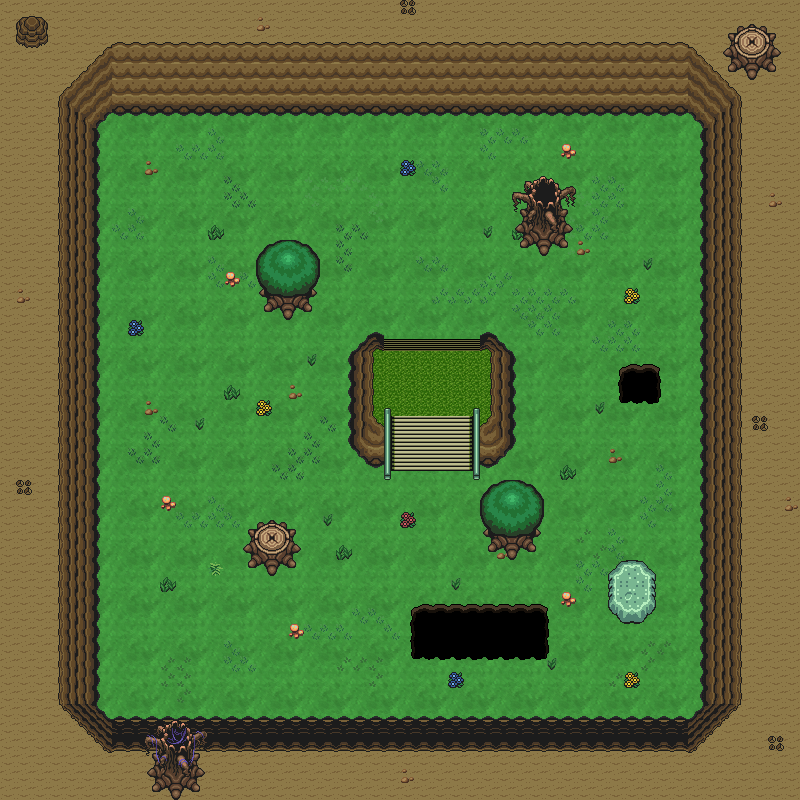

This is a level from a 2D game, rendered from its Tiled map with the project's own tilesets. A one-line summary and the map file follow, with tile-layer data summarised:
An orthogonal 50x50 tile map with 16x16 px tiles, 9 tile layers (ground 0, ground 1, wall 1, wall 2, ...), 3 hidden layers not drawn, 9 tilesets.

<map version="1.0" orientation="orthogonal" width="50" height="50" tilewidth="16" tileheight="16">
 <tileset firstgid="1" name="1" tilewidth="16" tileheight="16">
  <image source="../../../tileset/v1.1/1.png" width="800" height="800" />
 </tileset>
 <tileset firstgid="2501" name="2" tilewidth="16" tileheight="16">
  <image source="../../../tileset/v1.1/2.png" width="800" height="800" />
 </tileset>
 <tileset firstgid="5001" name="3" tilewidth="16" tileheight="16">
  <image source="../../../tileset/v1.1/3.png" width="800" height="800" />
 </tileset>
 <tileset firstgid="7501" name="4" tilewidth="16" tileheight="16">
  <image source="../../../tileset/v1.1/4.png" width="800" height="800" />
 </tileset>
 <tileset firstgid="10001" name="5" tilewidth="16" tileheight="16">
  <image source="../../../tileset/v1.1/5.png" width="800" height="800" />
 </tileset>
 <tileset firstgid="12501" name="6" tilewidth="16" tileheight="16">
  <image source="../../../tileset/v1.1/6.png" width="800" height="800" />
 </tileset>
 <tileset firstgid="15001" name="7" tilewidth="16" tileheight="16">
  <image source="../../../tileset/v1.1/7.png" width="800" height="800" />
 </tileset>
 <tileset firstgid="17501" name="8" tilewidth="16" tileheight="16">
  <image source="../../../tileset/v1.1/8.png" width="800" height="800" />
 </tileset>
 <tileset firstgid="20001" name="9" tilewidth="16" tileheight="16">
  <image source="../../../tileset/v1.1/9.png" width="800" height="800" />
 </tileset>
 <layer name="ground 0" width="50" height="50">
  <data>[2500 cells, 2500 non-empty, 10 distinct tile ids]</data>
 </layer>
 <layer name="ground 1" width="50" height="50">
  <data>[2500 cells, 879 non-empty, 20 distinct tile ids]</data>
 </layer>
 <layer name="wall 1" width="50" height="50">
  <data>[2500 cells, 800 non-empty, 99 distinct tile ids]</data>
 </layer>
 <layer name="wall 2" width="50" height="50">
  <data>[2500 cells, 109 non-empty, 50 distinct tile ids]</data>
 </layer>
 <layer name="deco" width="50" height="50">
  <data>[2500 cells, 190 non-empty, 23 distinct tile ids]</data>
 </layer>
 <layer name="big deco" width="50" height="50">
  <data>[2500 cells, 128 non-empty, 92 distinct tile ids]</data>
 </layer>
 <layer name="ABOVE" width="50" height="50">
  <data>[2500 cells, 0 non-empty, 0 distinct tile ids]</data>
 </layer>
 <layer name="above 1" width="50" height="50" opacity="0.9">
  <data>[2500 cells, 0 non-empty, 0 distinct tile ids]</data>
 </layer>
 <layer name="above main" width="50" height="50">
  <data>[2500 cells, 24 non-empty, 16 distinct tile ids]</data>
 </layer>
 <layer name="COLLISION" width="50" height="50" visible="0">
  <data>[2500 cells, 1210 non-empty, 3 distinct tile ids]</data>
 </layer>
 <layer name="SPOT" width="50" height="50" visible="0">
  <data>[2500 cells, 5 non-empty, 5 distinct tile ids]</data>
 </layer>
 <layer name="PATH" width="50" height="50" visible="0">
  <data>[2500 cells, 0 non-empty, 0 distinct tile ids]</data>
 </layer>
</map>
